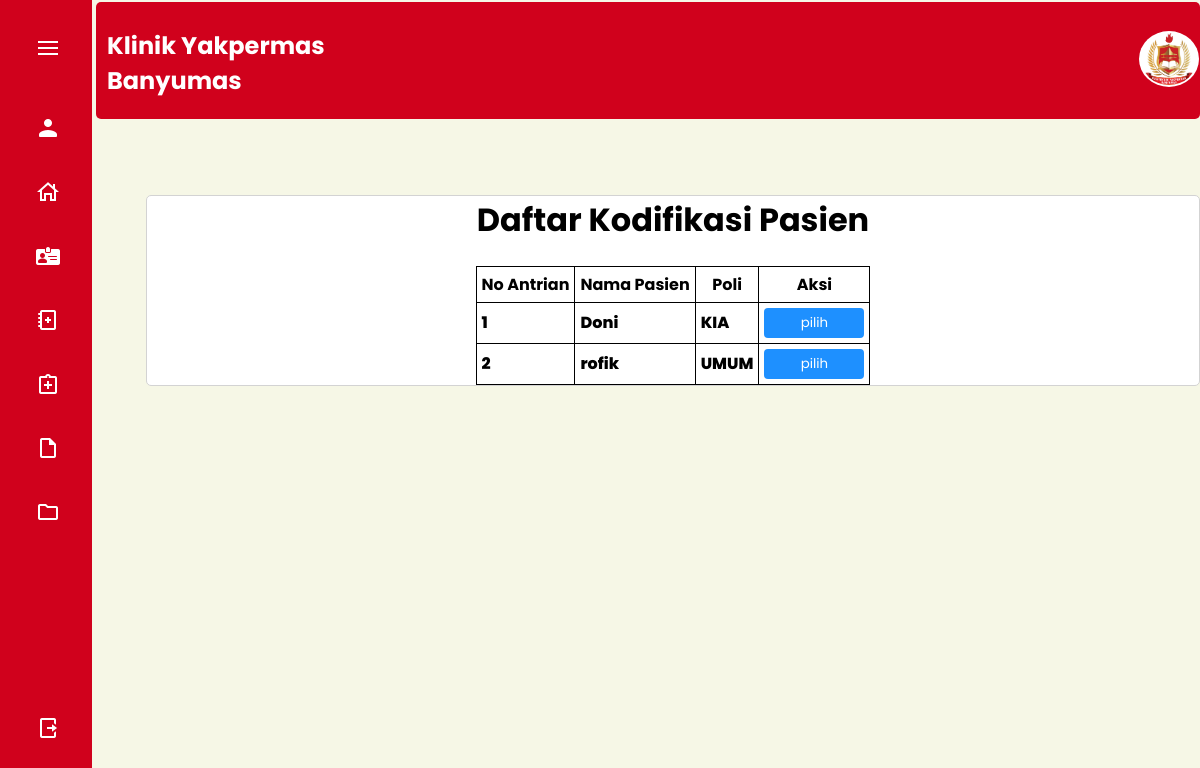
Screenshot of /View/kodifikasi.php with the database file from the repository.
### tables this page shows
CREATE TABLE `pendaftaran_poli` (
  `id_pendaftaran` int(11) NOT NULL,
  `id_pasien` int(11) NOT NULL,
  `id_poli` int(11) NOT NULL,
  `debitur` enum('BPJS','UMUM','','') NOT NULL,
  `jenis_perawatan` enum('Rawat Jalan','Rawat Inap','Rawat Gawat Darurat','') NOT NULL,
  `jenis_kunjungan` enum('Kunjungan Sakit','Kunjungan Sehat','','') NOT NULL,
  `tgl_periksa` date NOT NULL,
  `keterangan` text NOT NULL
);

CREATE TABLE `lib_pasien` (
  `id_pasien` int(11) NOT NULL,
  `no_rm` int(5) NOT NULL,
  `nik` varchar(16) NOT NULL,
  `nama_pasien` varchar(50) NOT NULL,
  `tempat_lahir` varchar(50) NOT NULL,
  `tgl_lahir` date NOT NULL,
  `umur` int(3) NOT NULL,
  `jenis_kelamin` enum('Laki-Laki','Perempuan','','') NOT NULL,
  `gol_darah` enum('A','B','O','AB') NOT NULL,
  `agama` enum('Islam','Katolik','Protestan','Hindu','Budha','Konghucu') NOT NULL,
  `pendidikan` enum('Tidak/Belum Sekolah','TK/PAUD','SD','SMP','SMA/K','Perguruan Tinggi') NOT NULL,
  `status_pernikahan` enum('Sudah Menikah','Belum Menikah','','') NOT NULL,
  `alamat` text NOT NULL,
  `ibu_kandung` varchar(50) NOT NULL
);

CREATE TABLE `lib_poli` (
  `id_poli` int(11) NOT NULL,
  `nama_poli` varchar(50) NOT NULL
);

### App/Controllers/Controller.php (called while the page is built, shortened)
<?php
class Database
{
    var $db_hostname  = "localhost";
    var $db_database  = "dbklinik";
    var $db_username  = "root";
    var $db_password  = "";
    public $conn;
    public function __construct()
    {
        $this->conn =  mysqli_connect($this->db_hostname, $this->db_username, $this->db_password, $this->db_database);
    }
    public function getAntrianKodifikasi()
    {
        $pasien = [];
        $query = $this->conn->query("SELECT pendaftaran_poli.id_pendaftaran, lib_poli.nama_poli, lib_pasien.no_rm, lib_pasien.nik, lib_pasien.nama_pasien, lib_pasien.tgl_lahir, lib_pasien.alamat, lib_pasien.jenis_kelamin, diagnosis.diagnosis_utama, diagnosis.diagnosis_sekunder, diagnosis.tindakan FROM pendaftaran_poli INNER JOIN lib_pasien ON pendaftaran_poli.id_pasien = lib_pasien.id_pasien INNER JOIN diagnosis ON pendaftaran_poli.id_pendaftaran = diagnosis.id_pendaftaran INNER JOIN lib_poli ON pendaftaran_poli.id_poli = lib_poli.id_poli;");
        while ($data = mysqli_fetch_array($query)) {
            $pasien[] = $data;
        }
        return $pasien;
    }
}

### View/kodifikasi.php (the view, shortened to what this page needs)
<?php
include('../App/Controllers/Controller.php');
$user = new Database();
?>
<!DOCTYPE html>
<html lang="en">
<head>
    <link rel="stylesheet" href="../assets/css/antrian.css">
</head>
<body id="body-pd">
    <div class="l-navbar" id="navbar">
        <nav class="nav">
            <div>
                <div class="nav__brand">
                    <img src="../assets/img/icons8-menu-24.png" name="" class="nav__toggle" id="nav-toggle"></img>
                </div>
                <div class="nav__list">
                    <div class="nav__link collapse user">
                        <img src="../assets/img/icons8-user-24.png" name="" class="nav__icon"></img>
                    </div>
                    <a href="dashboard.php" class="nav__link ">
                        <img src="../assets/img/icons8-home-page-24 (1).png" name="" class="nav__icon"></img>
                    </a>
                    <div class="nav__link collapse">
                        <img src="../assets/img/icons8-id-card-24.png" name="" class="nav__icon"></img>
                    </div>
                    <a href="dokter.php" class="nav__link ">
                        <img src="../assets/img/icons8-health-book-24.png" name="" class="nav__icon"></img>
                    </a>
                    <a href="pemeriksaan.php" class="nav__link ">
                        <img src="../assets/img/icons8-treatment-24.png" name="" class="nav__icon"></img>
                    </a>
                    <a href="kodifikasi.php" class="nav__link collapse">
                        <img src="../assets/img/icons8-file-24 (1).png" name="" class="nav__icon"></img>
                    </a>
                    <a href="pelaporan.php" class="nav__link collapse">
                        <img src="../assets/img/icons8-folder-24 (1).png" name="" class="nav__icon"></img>
                    </a>
                </div>
            </div>
            <a href="login.php" class="nav__link">
                <img src="../assets/img/icons8-logout-24.png" name="" class="nav__icon"></img>
            </a>
        </nav>
    </div>
    <div class="container">
        <div class="header">
            <table>
                <tr>
                    <td>
                        <marquee behavior="" direction="">
                            <h2>Klinik Yakpermas Banyumas</h2>
                        </marquee>
                    </td>
                    <td>
                        <img src="../assets/img/logo.png" alt="logo PYB">
                    </td>
                </tr>
            </table>
        </div>
        <div class="main">
        </div>
        <div class="content1">
            <h1>Daftar Kodifikasi Pasien</h1>
            <div class="data-pasien">
                <table>
                    <tr>
                        <th>No Antrian</th>
                        <th>Nama Pasien</th>
                        <th>Poli</th>
                        <th>Aksi</th>
                    </tr>
                    <?php $i = 1;
                    foreach ($user->getAntrianKodifikasi() as $pasien) : ?>
                    <tr>
                        <td><?= $i++ ?></td>
                        <td><?= $pasien["nama_pasien"]; ?></td>
                        <td><?= $pasien["nama_poli"]; ?></td>
                        <td>
                            <button class="aksi">
                                <a href="editKodifikasi.php?id=<?= $pasien["id_pendaftaran"]; ?>">pilih</a>
                            </button>
                        </td>
                    </tr>
                    <?php endforeach; ?>
                </table>
            </div>
        </div>
    </div>
</body>
</html>

### assets/css/antrian.css (style rules this page uses)
:root { --nav-width: 92px; --primary-color: #e13855; --secondary-color: lavender; --tersier-color: white; --basic-color: black; --main-color: #d0011c; --body-font: 'Poppins', sans-serif; --normal-font-size: 1rem; --small-font-size: .875rem; --z-fixed: 100; }
body { position: relative; margin: 0; padding: 2rem 0 0 6.75rem; font-family: var(--body-font); transition: .5s; background-color: rgb(246, 247, 230); }
a { text-decoration: none; }
.l-navbar { position: fixed; top: 0; left: 0; width: var(--nav-width); height: 100vh; background-color: var(--main-color); color: var(--tersier-color); padding: 1.5rem 1.5rem 2rem; transition: .5s; z-index: var(--z-fixed); }
.nav { height: 100%; display: flex; flex-direction: column; justify-content: space-between; overflow: hidden; }
.nav__brand { display: grid; grid-template-columns: max-content max-content; justify-content: space-between; align-items: center; margin-bottom: 2rem; }
.nav__toggle { font-size: 1.25rem; padding: .75rem; cursor: pointer; }
.nav__link { display: grid; grid-template-columns: max-content max-content; align-items: center; column-gap: .75rem; padding: .75rem; color: var(--tersier-color); border-radius: .5rem; margin-bottom: 1rem; transition: .3s; cursor: pointer; }
.nav__icon { font-size: 1.25rem; }
.collapse { grid-template-columns: 20px max-content 1fr; }
:root { --main-radius: 5px; --main-padding: 5px; }
.container { display: grid; height: 100vh; grid-template-columns: 1fr 1fr 1fr 1fr; grid-template-rows: 0fr 0fr 0.3fr 1fr; grid-template-areas: "nav nav nav nav" "main main main main" "content1 content1 content1 content1" "content2 content2 content2 content2" "footer footer footer footer"; grid-gap: 0.2rem; font-weight: 800; margin-top: -30px; margin-left: -12px; }
.header { background: var(--main-color); grid-area: nav; border-radius: var(--main-radius); padding-top: var(--main-padding); }
.main { grid-area: main; height: 50px; margin-top: -30px; border-radius: var(--main-radius); padding-top: var(--main-padding); }
.content1 { background: var(--tersier-color); grid-area: content1; border-radius: var(--main-radius); border: 1px solid lightgray; }
.header table { border-collapse: collapse; width: 100%; box-sizing: border-box; }
.header table tr td img { width: 60px; padding: 2px; justify-items: center; box-sizing: border-box; background-color: var(--tersier-color); border-radius: 50%; margin-left: 800px; }
.header table tr td h2 { margin-left: 10px; color: var(--tersier-color); }
.content1 { margin-left: 50px; margin-top: 50px; }
.content1 h1 { text-align: center; margin-top: 0px; }
.content1 table { padding: var(--main-padding); }
.content1 .data-pasien table { background-color: #fff; border: 1px solid black; border-radius: var(--main-radius); margin-left: auto ; margin-right: auto; border-collapse: collapse; }
.content1 .data-pasien table a { color: #fff; }
.content1 .data-pasien table tr th, .content1 .data-pasien table tr td { border: 1px solid black; padding: 5px; border-radius: var(--main-radius); }
.content1 .data-pasien table button { width: 200px; height: 30px; }
.content1 .data-pasien table .aksi { width: 100px; font-family: var(--body-font); background-color: dodgerblue; color: #fff; border: none; border-radius: 4px; }

### rows the page displays
pendaftaran_poli: id_pasien.nama_pasien "Doni", id_poli.nama_poli "KIA"
pendaftaran_poli: id_pasien.nama_pasien "rofik", id_poli.nama_poli "UMUM"
